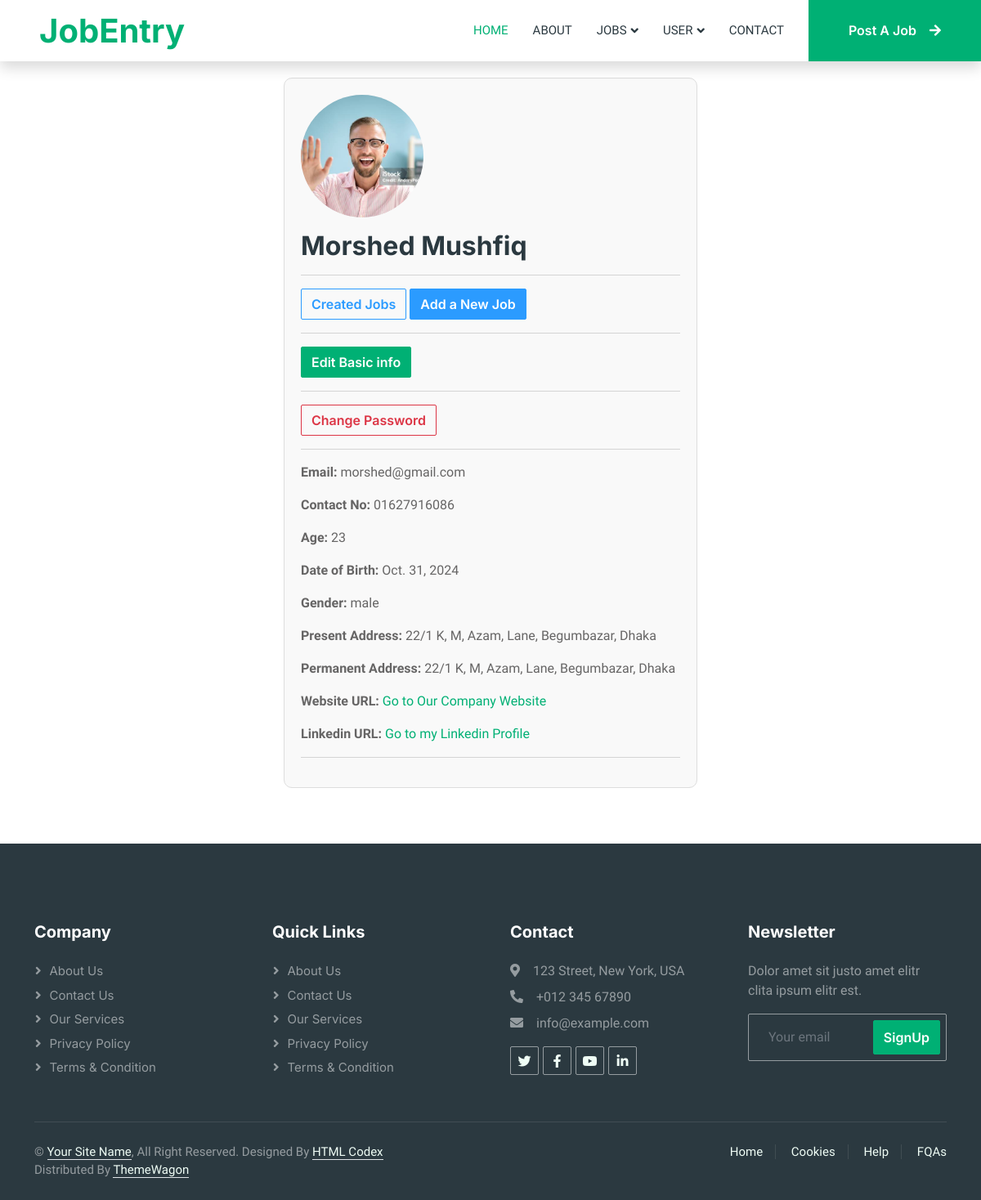
/profile/ (signed in), run on the app's committed database.
### App/models.py (models this page shows, shortened)
class CustomUser(AbstractUser):
    USER_TYPE= [
        ('recruiter',  'Recruiter'),
        ('seeker', 'Seeker'),
    ]
    user_type = models.CharField(choices=USER_TYPE, max_length=50, null=True)
    city = models.CharField(max_length=50, null=True)
    GENDER = [
        ('male', 'Male'),
        ('female', 'Female'),
        ('other', 'Other'),
    ]
    gender = models.CharField(max_length=50, choices=GENDER, null=True)
    profile_img = models.ImageField(upload_to="media/users",max_length=50, null=True)

class BasicInfo(models.Model):
    user = models.OneToOneField(CustomUser, on_delete=models.CASCADE, null=True)
    designation = models.CharField(max_length=50, null=True)
    contact_no = models.CharField(max_length=50, null=True)
    present_address = models.CharField(max_length=300, null=True)
    permanent_address = models.CharField(max_length=300, null=True)
    company_website = models.CharField(max_length=250, null=True)
    linkedin = models.CharField(max_length=250, null=True)
    career_summary = models.TextField(max_length=500, null=True)
    age = models.CharField(max_length=20, null=True)
    dob = models.DateField(max_length=40, null=True)

### App/views.py (the view)
# urls.py: path('profile/', profile, name='profile'),
@login_required
def profile(req):
    current_user = req.user
    data = CustomUser.objects.get(id=current_user.id)
    try:
        basic_info = get_object_or_404(BasicInfo, user=req.user)
    except Http404:
        messages.warning(req, "you don't have any basic information, please add information")
        return render(req, 'common/profile.html')
    context = {
        'data':data,
        'basic_info':basic_info
    }
    return render(req, 'common/profile.html', context)

### App/templates/common/profile.html (shortened to what this page needs)
{% extends "common/master.html" %}
{% block body %}
{% include 'layouts/navbar.html' %}
<div class="container">
    <div class="row justify-content-center">
        <div class="col-md-6">
            <div class="profile-card">
                <img src="/{{user.profile_img}}" alt="Profile Picture" class="profile-image">
                <h2 class="mt-3">{{user.first_name}} {{user.last_name}}</h2>
                <hr>
                {% if user.user_type == "recruiter" %}
                    <a class="btn btn-outline-secondary" href="{% url 'created_job_by_recruiter' %}">Created Jobs</a>
                    <a class="btn btn-secondary" href="{% url 'add_job' %}">Add a New Job</a><hr>
                {% elif user.user_type == "seeker" %}
                    <a class="btn btn-secondary" href="{% url 'applied_jobs' %}">Applied Jobs</a>
                    <a class="btn btn-outline-warning" href="{% url 'my_settings' %}">Settings</a>
                {% endif %}
                {% if basic_info %}
                    <a class="btn btn-primary" href="{% url 'edit_basic_info' basic_info.id %}">Edit Basic info</a><hr>
                    <a class="btn btn-outline-danger" href="{% url 'change_password' %}">Change Password</a>
                {% elif user.user_type == "seeker" %}
                    <a class="btn btn-primary" href="{% url 'add_basic_info' %}">Add Basic Information</a>
                {% else %}
                <a class="btn btn-primary" href="{% url 'add_basic_info' %}">Add Contact Information</a>
                {% endif %}
                <hr>
                <div>
                    <p><strong>Email:</strong> {{user.email}}</p>
                    <p><strong>Contact No:</strong> {{basic_info.contact_no}}</p>
                    <p><strong>Age:</strong> {{basic_info.age}}</p>
                    <p><strong>Date of Birth:</strong> {{basic_info.dob}}</p>
                    <p><strong>Gender:</strong> {{user.gender}}</p>
                    <p><strong>Present Address:</strong> {{basic_info.present_address}}</p>
                    <p><strong>Permanent Address:</strong> {{basic_info.permanent_address}}</p>
                    {% if user.user_type == "recruiter" %}
                    <p><strong>Website URL:</strong><a href="/{{basic_info.company_website}}" target="_blank"> Go to Our Company Website</a></p>
                    <p><strong>Linkedin URL:</strong><a href="{{basic_info.linkedin}}" target="_blank"> Go to my Linkedin Profile</a></p>
                    {% endif %}
                </div>
                <hr>
            </div>
        </div>
    </div>
</div>
{% include 'layouts/footer.html' %}
{% endblock body %}

### App/static/css/style.css (style rules this page uses)
:root { --primary: #00B074; --secondary: #2B9BFF; --light: #EFFDF5; --dark: #2B3940; }
.btn { font-family: 'Inter', sans-serif; font-weight: 600; transition: .5s; }
.btn.btn-primary, .btn.btn-secondary { color: #FFFFFF; }
.profile-card { margin: 20px; padding: 20px; border: 1px solid #ddd; border-radius: 10px; background-color: #f9f9f9; }
.profile-image { border-radius: 50%; width: 150px; height: 150px; object-fit: cover; }

### data on the page
CustomUser: profile_img (picture), first_name "Morshed", last_name "Mushfiq", email "morshed@gmail.com", gender "male"
BasicInfo: contact_no "01627916086", age "23", dob "Oct. 31, 2024", present_address "22/1 K, M, Azam, Lane, Begumbazar, Dhaka", permanent_address "22/1 K, M, Azam, Lane, Begumbazar, Dhaka"
